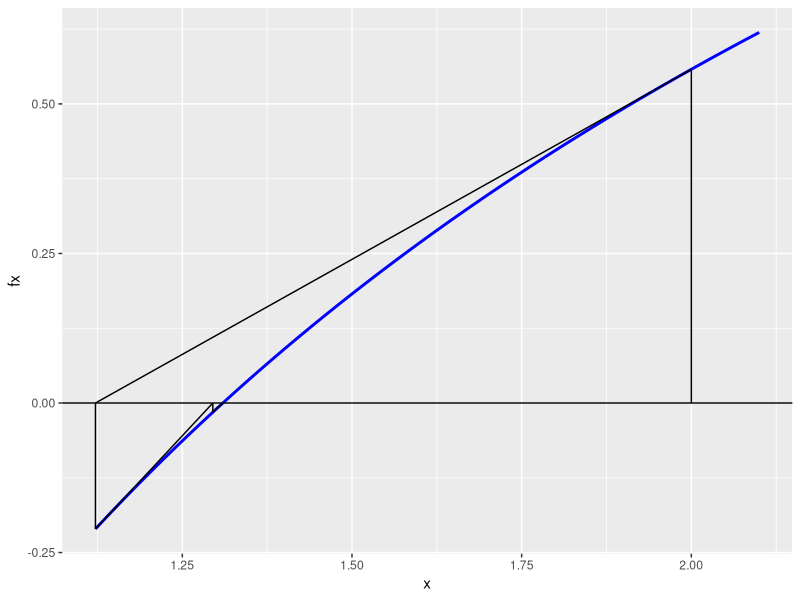

This chart was generated by the following R code:
## ---- chunk 1
library(ggplot2)

newtons_method <- function(f_and_fprime, x0, iter = 5) {
  # applies Newton-Raphson to find x such that f_and_fprime(x)[1] == 0
  # f_and_fprime is a function of x. it returns two values, f(x) and f'(x)
  # x0 is the starting point
  
  # df_points is used to track each update
df_points <- data.frame(x1 = numeric(0), 
                        y1 = numeric(0),
                        x2 = numeric(0),
                        y2 = numeric(0))  
  xnew <- x0
  cat("Starting value is:", xnew, "\n")
  
  # the algorithm which generates each xn value 
  for (i in 1:iter) {
    xold <- xnew
    f_xold <- f_and_fprime(xold)
    xnew <- xold - f_xold[1]/f_xold[2] 
    #f_xold[1] is the value of the original function at xold
    #f_xold[2] is the value of its derivative at xold 
    cat("Next x value:", xnew, "\n")
    
    df_points[2*i - 1,] <- c(xold, 0 , xold, f_xold[1]) # vertical segment 
    df_points[2*i,] <- c(xnew , 0 ,xold ,f_xold[1])   # tangent segment 
  }

  # determines the limits for the graph  
  x_start <- min(df_points$x1, df_points$x2, x0 - .1) # start is the min of these values
  x_end <- max(df_points$x1, df_points$x2, x0 + .1)  # end is the max of these values
  x <- seq(x_start, x_end, length.out = 200)
  fx <- rep(NA, length(x))
  for (i in seq_along(x)) {
    fx[i] <- f_and_fprime(x[i])
  }
  function_data <- data.frame(x, fx)
  
  # uses ggplot to plot the function and the segments for each iteration
  p <- ggplot(function_data, aes(x = x, y = fx)) + 
    geom_line(colour = "blue", size = 1) + 
    geom_segment(aes(x = x1, y = y1, xend = x2, yend = y2), data = df_points) + 
    geom_abline(intercept = 0, slope = 1) + 
    geom_abline(intercept = 0, slope = 0)
  
  print(p)
  return(cat("The estimated root for the function is", xnew)) 
}
## ---- chunk 2
f_and_fprime <- function(x){
  f <- log(x) - exp(-x)   # f(x)
  fprime <- 1/x + exp(-x)  # f'(x)
  return(c(f, fprime))
} 
newtons_method(f_and_fprime, 2, iter = 8)

